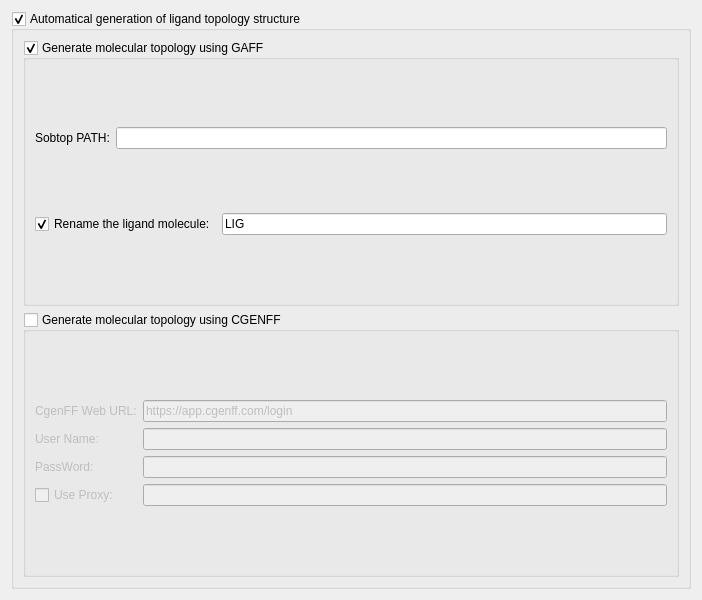
                  <widget class="QWidget" name="Ligand_top_Seting">
                   <property name="geometry">
                    <rect>
                     <x>0</x>
                     <y>0</y>
                     <width>702</width>
                     <height>600</height>
                    </rect>
                   </property>
                   <attribute name="label">
                    <string>Generate ligand topology</string>
                   </attribute>
                   <layout class="QVBoxLayout" name="verticalLayout_17">
                    <item>
                     <widget class="QGroupBox" name="Gen_ligand_top">
                      <property name="title">
                       <string>Automatical generation of ligand topology structure</string>
                      </property>
                      <property name="checkable">
                       <bool>true</bool>
                      </property>
                      <property name="checked">
                       <bool>true</bool>
                      </property>
                      <layout class="QVBoxLayout" name="verticalLayout_18">
                       <item>
                        <widget class="QGroupBox" name="Generate_top_by_GAFF">
                         <property name="title">
                          <string>Generate molecular topology using GAFF</string>
                         </property>
                         <property name="checkable">
                          <bool>true</bool>
                         </property>
                         <layout class="QGridLayout" name="gridLayout">
                          <item row="0" column="0">
                           <layout class="QHBoxLayout" name="horizontalLayout_10">
                            <item>
                             <widget class="QLabel" name="Sob_top_PATH_label">
                              <property name="text">
                               <string>Sobtop PATH:</string>
                              </property>
                             </widget>
                            </item>
                            <item>
                             <widget class="QLineEdit" name="Sob_top_PATH"/>
                            </item>
                           </layout>
                          </item>
                          <item row="1" column="0">
                           <layout class="QHBoxLayout" name="horizontalLayout_15">
                            <item>
                             <widget class="QCheckBox" name="IF_rename_ligand">
                              <property name="text">
                               <string>Rename the ligand molecule:</string>
                              </property>
                              <property name="checked">
                               <bool>true</bool>
                              </property>
                             </widget>
                            </item>
                            <item>
                             <widget class="QLineEdit" name="Rename_ligand_name">
                              <property name="text">
                               <string>LIG</string>
                              </property>
                              <property name="placeholderText">
                               <string>LIG</string>
                              </property>
                             </widget>
                            </item>
                           </layout>
                          </item>
                         </layout>
                        </widget>
                       </item>
                       <item>
                        <widget class="QGroupBox" name="Generate_top_by_CGENFF">
                         <property name="title">
                          <string>Generate molecular topology using CGENFF</string>
                         </property>
                         <property name="checkable">
                          <bool>true</bool>
                         </property>
                         <property name="checked">
                          <bool>false</bool>
                         </property>
                         <layout class="QVBoxLayout" name="verticalLayout_21">
                          <item>
                           <layout class="QGridLayout" name="gridLayout_2">
                            <item row="0" column="0" colspan="4">
                             <widget class="QLabel" name="CGENFF_web_URL_label">
                              <property name="text">
                               <string>CgenFF Web URL:</string>
                              </property>
                             </widget>
                            </item>
                            <item row="0" column="4">
                             <widget class="QLineEdit" name="CGENFF_web_URL">
                              <property name="text">
                               <string>https://app.cgenff.com/login</string>
                              </property>
                             </widget>
                            </item>
                            <item row="1" column="0" colspan="2">
                             <widget class="QLabel" name="CGENFF_user_name_abel">
                              <property name="text">
                               <string>User Name:</string>
                              </property>
                             </widget>
                            </item>
                            <item row="2" column="0">
                             <widget class="QLabel" name="CGENFF_pw_label">
                              <property name="text">
                               <string>PassWord:</string>
                              </property>
                             </widget>
                            </item>
                            <item row="3" column="0" colspan="3">
                             <widget class="QCheckBox" name="IF_use_Proxy">
                              <property name="text">
                               <string>Use Proxy:</string>
                              </property>
                             </widget>
                            </item>
                            <item row="1" column="4">
                             <widget class="QLineEdit" name="CGENFF_user_name"/>
                            </item>
                            <item row="2" column="4">
                             <widget class="QLineEdit" name="CGENFF_pw"/>
                            </item>
                            <item row="3" column="4">
                             <widget class="QLineEdit" name="Web_Proxy"/>
                            </item>
                           </layout>
                          </item>
                         </layout>
                        </widget>
                       </item>
                      </layout>
                     </widget>
                    </item>
                   </layout>
                  </widget>
